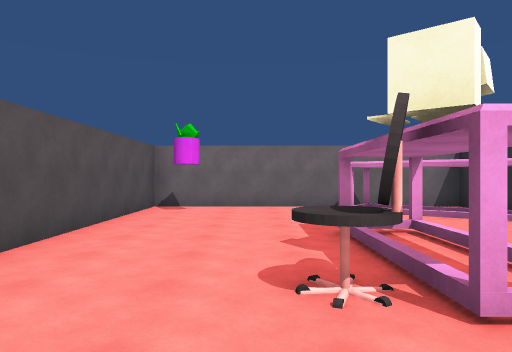
[1] (above)

23 first-person views from a walk through a scene from a Unity 3-D project. The camera is 1.5 m above the floor, looks level and sees 70° across. The floor is counted in squares, 2 m on a side. Each view is taken from the middle of a square. On the plan, view 1 faces up. The plan holds only what a view shows up to about 11 squares ahead; the rest is blank. The place goes on beyond the plan. The player character is not drawn.

[2]
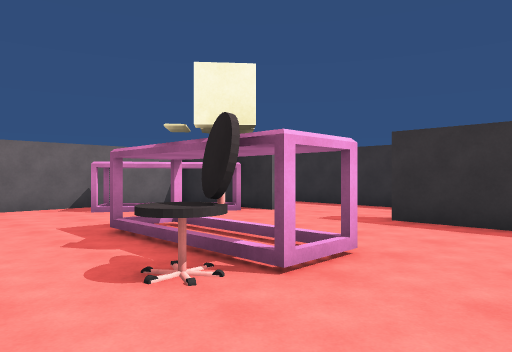

[3]
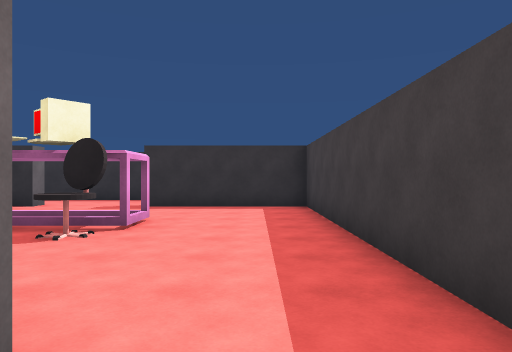

[4]
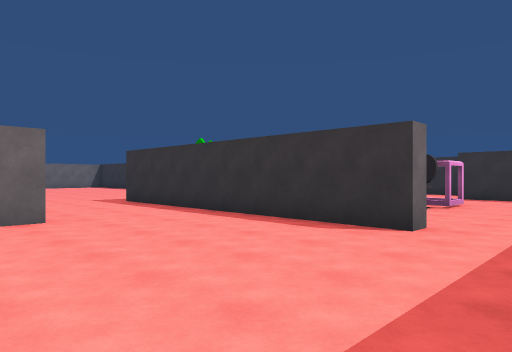

[5]
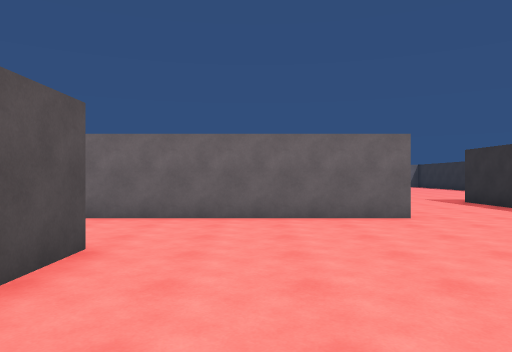

[6]
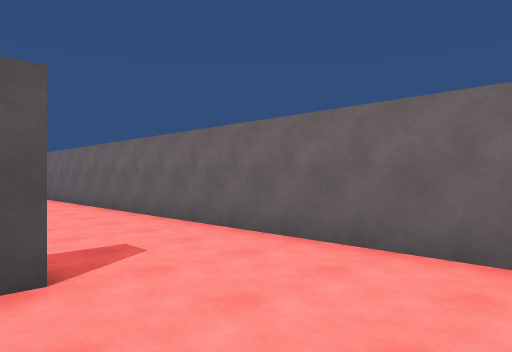

[7]
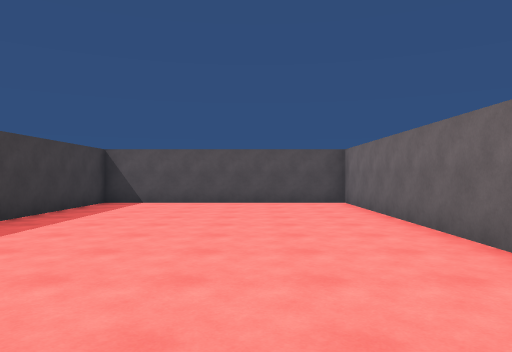

[8]
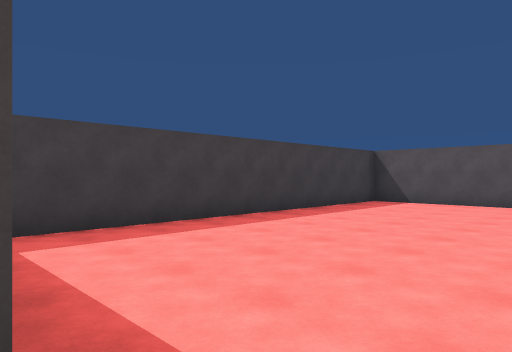

[9]
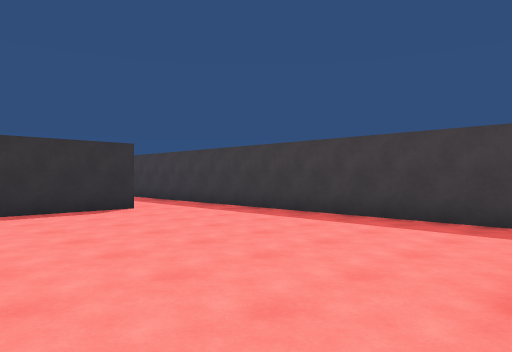

[10]
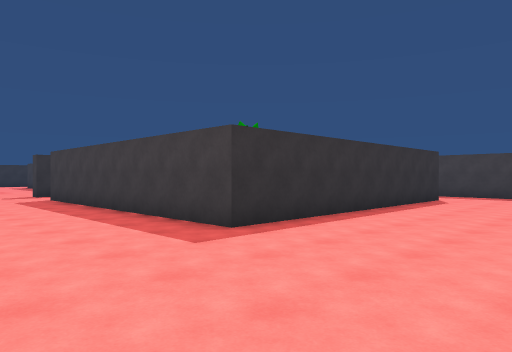

[11]
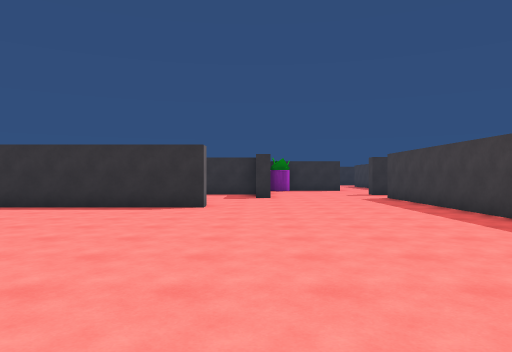

[12]
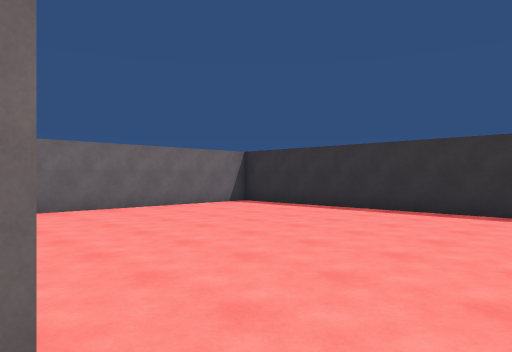

[13]
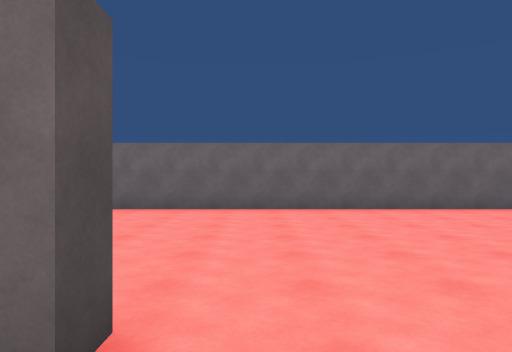

[14]
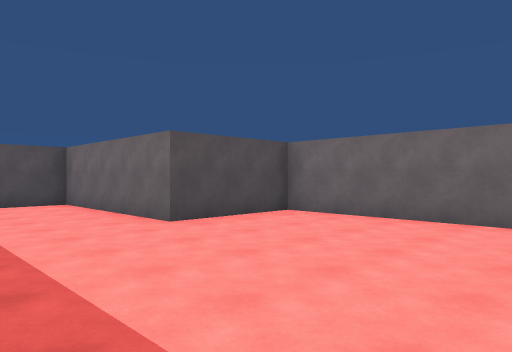

[15]
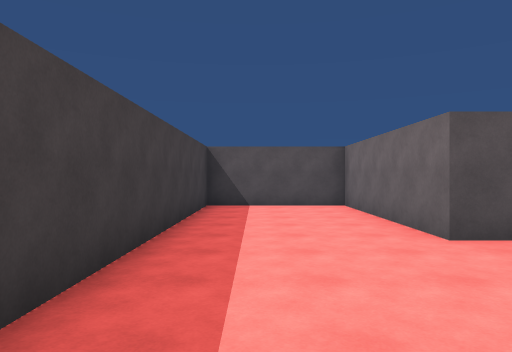

[16]
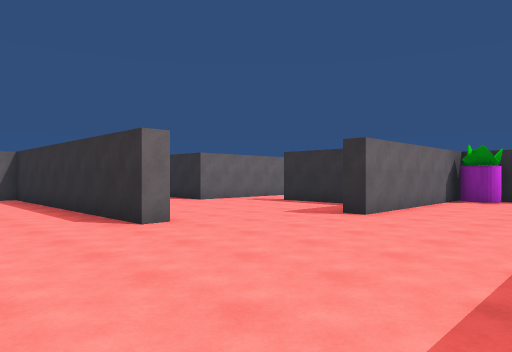

[17]
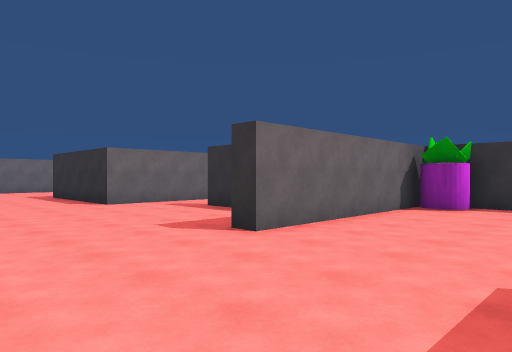

[18]
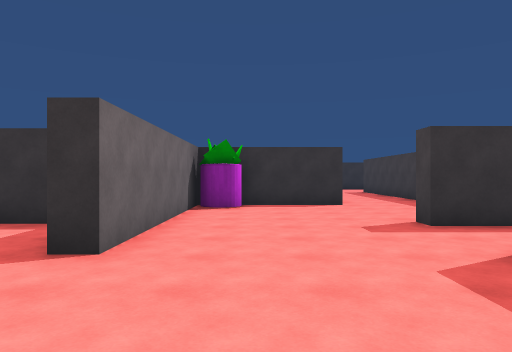

[19]
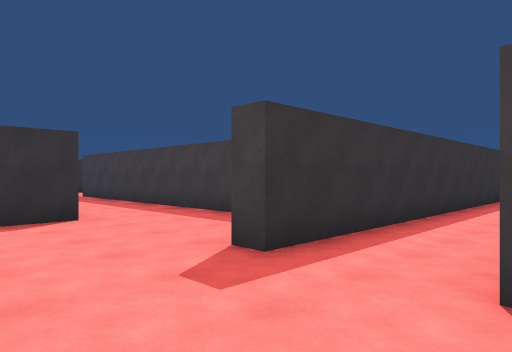

[20]
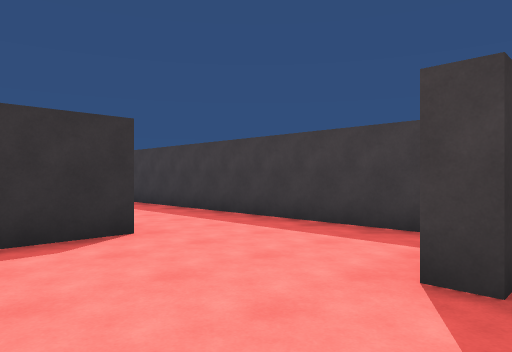

[21]
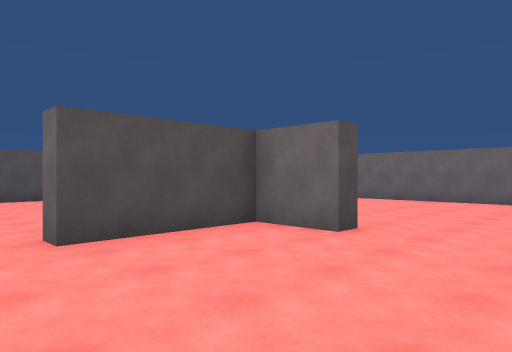

[22]
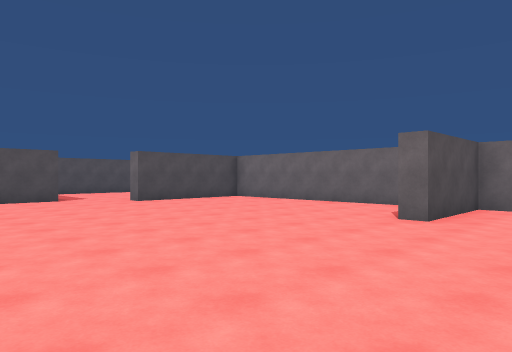

[23]
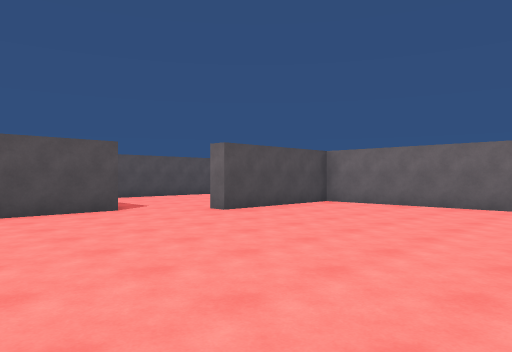

### Floor plan
Points are (right, up) in squares from view 1. A wall is a line through its corners. A room is listed if a view was taken in it or the views show most of it. See-through windows are left out.
Room 1 (views 1, 2)
walls: (5.5, 5.5) (5, 5.5) (5, 9) (-2.5, 9) (-2.5, 3.5); (-2.5, -1.3) (5, -1.3) (5, 2.8); (7.5, -0.5) (7.5, 4.5)
ways out: opening at (-3, -0.5) to room 2; opening at (6.5, 5) to room 2
objects: chair (1, 2) to (1, 3); other object (1, 5) to (2, 5); other object (2, 2); other object (2, 8)
Room 2 (views 3, 4, 5, 6, 7, 8, 9, 10, 11, 12, 13, 14, 15, 16, 17, 18, 19, 20, 21, 22, 23)
walls: (-5.7, 16.8) (-5.7, 16.3) (-7.2, 16.3) (-7.2, 13.3) (-7.8, 13.3); (-9, 16.3) (-15.2, 16.3) (-15.2, 12.3); (-6.2, 5.5) (-21.3, 5.5) (-21.3, -1.3) (-12, -1.3); (2.2, 15.2) (1.8, 15.2) (1.8, 22.9); (-10.7, 2.8) (-10.7, 1.5); (-2.5, 1) (-3, 1) (-3, 9.4) (5.5, 9.4); (-16.7, 10.6) (-16.7, 8.2); (1.4, 23.3) (-10.2, 23.3) (-10.2, 20.3) (-15.2, 20.3) (-15.2, 16.8) (-7.8, 16.8); (7.8, 15.2) (7.8, 17.5); (-10, -1.3) (-2.5, -1.3); (7.5, 4.5) (7.5, 9.4) (8, 9.4); (8.9, 7) (17, 7); (8.1, 19.5) (6, 19.5) (6, 21.5); (11.5, 9.8) (11.5, 13.5) (5.5, 13.5) (5.5, 14)
ways out: opening at (-3, -0.5) to room 1; opening at (6.5, 5) to room 1; opening at (-15.5, 11.5); opening at (8, 18.5)
objects: plant (11, 13)

Where each view was taken, in squares from view 1:
view 1: 0 up, 0 right, facing up
view 2: 0 up, 1 left, facing up-right
view 3: 0 up, 4 left, facing right
view 4: 1 down, 8 left, facing up-right
view 5: 1 down, 9 left, facing up
view 6: 2 up, 8 left, facing up-left
view 7: 3 up, 11 left, facing left
view 8: 4 up, 11 left, facing down-left
view 9: 5 up, 11 left, facing down-right
view 10: 13 up, 7 left, facing down-right
view 11: 14 up, 7 left, facing right
view 12: 15 up, 6 left, facing up-right
view 13: 15 up, 5 left, facing up
view 14: 17 up, 5 left, facing up-left
view 15: 18 up, 6 left, facing left
view 16: 10 up, 1 left, facing up-right
view 17: 10 up, 2 right, facing up-right
view 18: 12 up, 2 right, facing right
view 19: 12 up, 5 right, facing down-right
view 20: 12 up, 7 right, facing down-right
view 21: 12 up, 3 left, facing up-left
view 22: 7 up, 5 left, facing up-left
view 23: 7 up, 9 left, facing up-left
